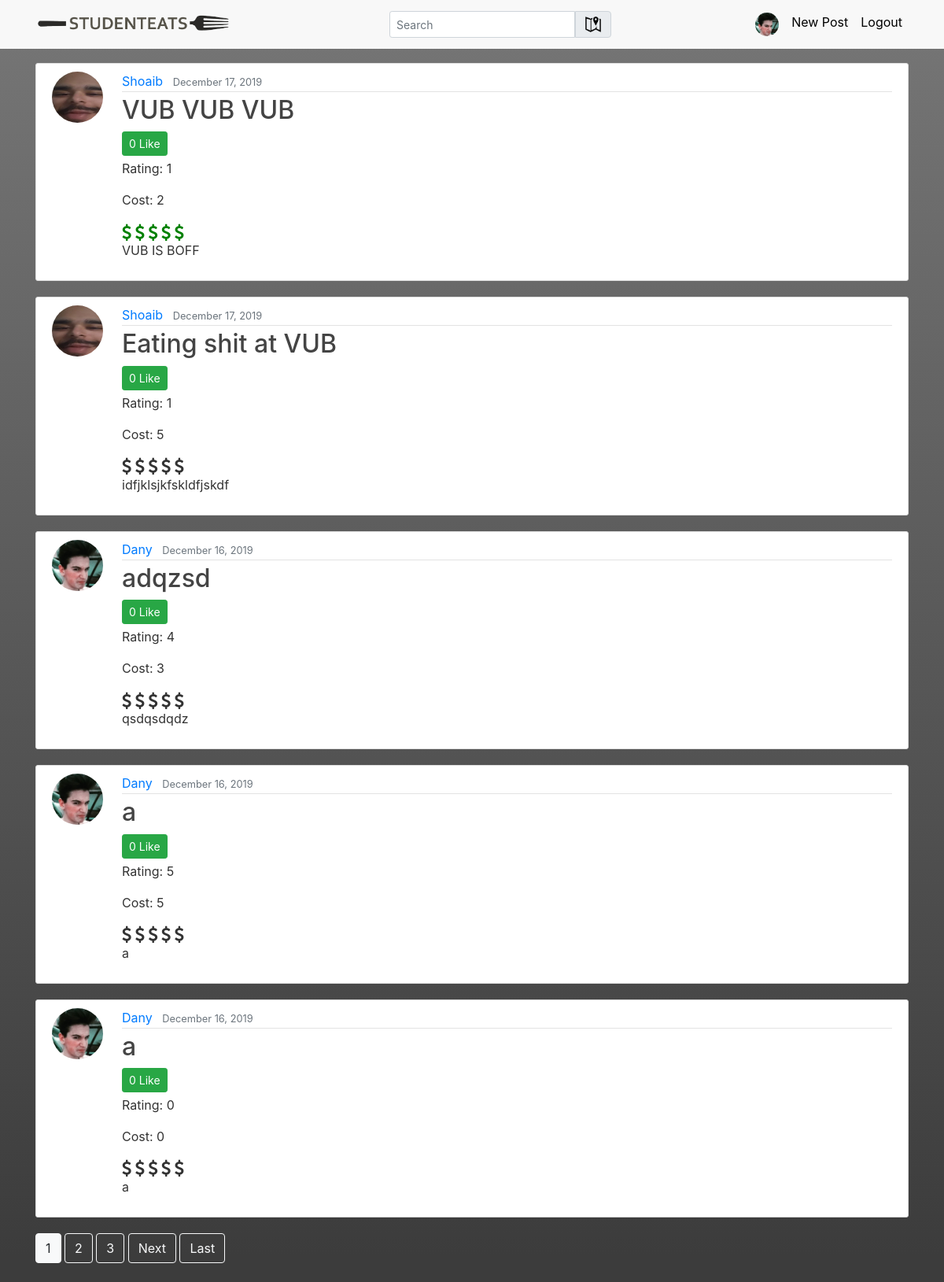
The app's page / (signed in) with its own data.
### users/models.py (models this page shows, shortened)
class Profile(models.Model):
    user = models.OneToOneField(User, on_delete=models.CASCADE)
    image = models.ImageField(default='default.jpg', upload_to='profile_pics')
    bio = models.TextField(max_length=150, default='')
    following = models.ManyToManyField('self', symmetrical = False, blank=True, related_name='followers') ## symmetrical = False makes it so that the follow relationship is unidirectional

### blog/models.py (models this page shows, shortened)
class Post(models.Model):
    title = models.CharField(max_length=100)
    content = models.TextField()
    date_posted = models.DateTimeField(default = timezone.now)
    author = models.ForeignKey(User, on_delete = models.CASCADE, related_name='posts')
    likes = models.ManyToManyField(User, blank=True, related_name='likers')
    rating = models.IntegerField(null=False, default=0)
    cost = models.IntegerField(null=False, default=0)
    place = models.ForeignKey(EatingPlace, related_name='posts', null = True, blank=True, on_delete=models.CASCADE)

### blog/views.py (the view)
# urls.py: path('', PostListView.as_view(), name='blog-home'),
class PostListView(LoginRequiredMixin, ListView):  # A class based view
    model = Post
    template_name = 'blog/home.html'  # <app>/<model>_<viewtype>.html
    context_object_name = 'posts'  # This makes it so that the list of objects is called posts.
    ordering = ['-date_posted']  # Minus symbol to reverse ordering
    paginate_by = 5
    def get_queryset(self):  # filters posts list to the ones from user
        user = self.request.user
        following = user.profile.following.all()
        return Post.objects.filter(Q(author=user) | Q(author__profile__in=following)).order_by(
            '-date_posted')  # Filtering out the posts to the posts of following or own posts

### blog/templates/blog/home.html
{% extends "blog/base.html" %}
{% block content %}
    {% include "blog/blocks/list-posts.html" %}
    {% include 'blog/blocks/paginated.html'  %}
{% endblock content %}

### blog/templates/blog/base.html (shortened to what this page needs)
{% load static %}
<!DOCTYPE html>
<html lang="en" dir="ltr">
  <head>
    <link rel="stylesheet" href="https://maxcdn.bootstrapcdn.com/bootstrap/4.0.0/css/bootstrap.min.css">
    <link rel="stylesheet" href="{% static 'blog/main.css' %}">
  </head>
  <body>
    <header class="site-header">
      <nav class="navbar navbar-expand-md navbar-light bg-steel fixed-top">
        <div class="container">
          <a class="navbar-brand mr-4" href="{% url 'blog-home' %}"><img src="{% static 'blog/logo2.png' %}" alt="StudentEats logo" width="250"></a>
          <div class="collapse navbar-collapse" id="navbarToggle">
            <div class="navbar-nav mr-auto">
              <form class="form-inline" action="{% url 'search-result' %}" method="GET">
                  <div class="input-group">
                    <input class="form-control form-control-sm" name="q" type="search" placeholder="Search" >
                    <div class="input-group-prepend">
                      <a class="btn btn-light nav-item input-group-text rounded-right" href="{% url 'blog-map'%}" id="basic-addon1">
                        <img src="{% static 'blog/map_icon.png' %}" alt="Map" height="20">
                      </a>
                    </div>
                  </div>
              </form>
            </div>
            <div class="navbar-nav">
              {% if user.is_authenticated %}
                  <a class="nav-item nav-link" href="{% url 'profile' user.username %}">
                  <img src="{{ user.profile.image.url }}" alt="Profile" height="30" width="30" class="rounded-circle">
                </a>
                <a class="nav-item nav-link" href="{% url 'post-create' %}">New Post</a>
                <a class="nav-item nav-link" href="{% url 'logout' %}">Logout</a>
              {% else %}
                <a class="nav-item nav-link" href="{% url 'login' %}">Login</a>
                <a class="nav-item nav-link" href="{% url 'register' %}">Register</a>
              {% endif %}
            </div>
          </div>
        </div>
      </nav>
    </header>
        <main role="main" class="container">
              <div class="row">
                <div class="col-md-12">
              {% block content %}{% endblock %}
                </div>
              </div>
            </main>
  </body>
</html>

### blog/templates/blog/blocks/list-posts.html (shortened to what this page needs)
{% for post in posts %}
    <article class="media content-section">
        <a class="mr-2" href="{% url 'profile' post.author.username %}">
            <img class="rounded-circle article-img" src="{{ post.author.profile.image.url }}" alt="author's image">
        </a>
        <div class="media-body">
            <div class="article-metadata">
                <a class="mr-2" href="{% url 'profile' post.author.username %}">{{ post.author }}</a>
                <small class="text-muted">{{ post.date_posted |date:"F d, Y"}}</small>
            </div>
            <h2>
                <a class="article-title" href="{% url 'post-detail' post.id %}">{{ post.title }}</a>
            </h2>
            <a class="like-btn btn btn-success btn-sm mb-1" data-href="{% url 'api-post-like' post.id %}" href="{% url 'post-like' post.id %}">
                {% if user in post.likes.all %}
                    {{ post.likes.count }} Unlike
                {% else %}
                    {{ post.likes.count }} Like
                {% endif %}
            </a>
            <link rel="stylesheet" href="https://cdnjs.cloudflare.com/ajax/libs/font-awesome/4.7.0/css/font-awesome.min.css">
            <p>Rating: {{ post.rating }}</p>
            <p>Cost: {{ post.cost }}</p>
            <span class="fa fa-usd fa-lg"></span>
            <span class="fa fa-usd fa-lg"></span>
            <span class="fa fa-usd fa-lg"></span>
            <span class="fa fa-usd fa-lg"></span>
            <span class="fa fa-usd fa-lg"></span>
            <p class="article-content">{{ post.content }}</p>
        </div>
    </article>
{% endfor %}

### blog/static/blog/main.css (style rules this page uses)
body { background: rgb(118,118,118); background: linear-gradient(180deg, rgba(118,118,118,1) 0%, rgba(60,60,60,1) 98%); color: #333333; margin-top: 5rem; }
h1, h2, h3, h4, h5, h6 { color: #2b2b2b; }
.bg-steel { background-color: #f8f8f8; }
.site-header .navbar-nav .nav-link { color: #000000; }
.content-section { background: #ffffff; padding: 10px 20px; border: 1px solid #dddddd; border-radius: 3px; margin-bottom: 20px; }
.article-title { color: #444444; }
.article-content { white-space: pre-line; }
.article-img { height: 65px; width: 65px; margin-right: 16px; }
.article-metadata { padding-bottom: 1px; margin-bottom: 4px; border-bottom: 1px solid #e3e3e3 }

### blog/templates/blog/blocks/list-posts.html (style rules this page uses)
.checked2, .clicked2 { color: green; }

### records on screen
Post: author.profile.image (picture), author "Shoaib", date_posted "December 17, 2019", title "VUB VUB VUB", likes.count "0", rating "1", cost "2", content "VUB IS BOFF"
Post: author.profile.image (picture), author "Shoaib", date_posted "December 17, 2019", title "Eating shit at VUB", likes.count "0", rating "1", cost "5", content "idfjklsjkfskldfjskdf"
Post: author.profile.image (picture), author "Dany", date_posted "December 16, 2019", title "adqzsd", likes.count "0", rating "4", cost "3", content "qsdqsdqdz"
Post: author.profile.image (picture), author "Dany", date_posted "December 16, 2019", title "a", likes.count "0", rating "5", cost "5", content "a"
Post: author.profile.image (picture), author "Dany", date_posted "December 16, 2019", title "a", likes.count "0", rating "0", cost "0", content "a"

### other values on screen
{{ num }} "1"
{{ num }} "2" "3"
